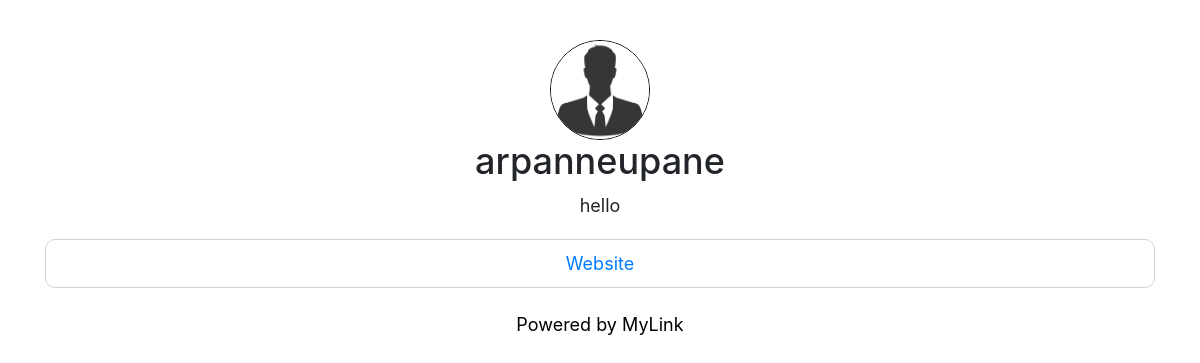
The page /arpanneupane on the database as committed earlier.
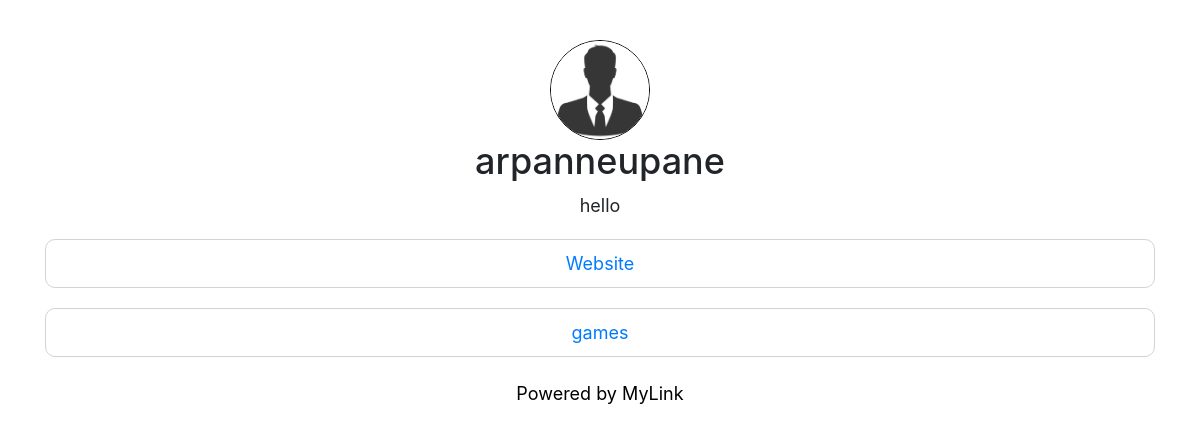
The same page on the database as committed later.
### app.py (models this page shows)
class User(db.Model, UserMixin):
    id = db.Column(db.Integer, primary_key=True)
    username = db.Column(db.String(15), unique=True, nullable=False)
    email = db.Column(db.String(50), unique=True, nullable=False)
    password = db.Column(db.String(80), nullable=False)
    bio = db.Column(db.String(300))
    profile_picture = db.Column(
        db.String(20), nullable=False, default='default.jpg')
    links = db.relationship('Link', backref='owner', lazy='dynamic')

class Link(db.Model):
    id = db.Column(db.Integer, primary_key=True)
    link = db.Column(db.String(100), nullable=False)
    link_name = db.Column(db.String(50), nullable=False)
    user_id = db.Column(db.Integer, db.ForeignKey('user.id'), nullable=False)

### app.py (the view)
@app.route('/<username>')
def view_site(username):
    user = User.query.filter_by(username=username).first_or_404()
    links = Link.query.filter_by(owner=user).all()
    return render_template('pages/site.html', title=user.username, user=user, links=links)

### templates/pages/site.html (shortened to what this page needs)
<!doctype html>
<html lang="en">
<head>
    <link rel="stylesheet" href="https://stackpath.bootstrapcdn.com/bootstrap/4.3.1/css/bootstrap.min.css"
>
</head>
<body>
    <div class="container">
        <div class="user">
            <img class='profile-picture' src="../../static/profile_pics/{{user.profile_picture}}">
            <h2>{{user.username}}</h2>
            {% if user.bio == None %}
            <p>No bio yet.</p>
            {% else %}
            <p>{{user.bio}}</p>
            {% endif %}
            <div class="links">
                {% for link in links %}
                <div class="link">
                    <a href="http://{{link.link}}" target="__blank">{{link.link_name}}</a>
                </div>
                {% endfor %}
            </div>
        </div>
        <footer>
            Powered by MyLink
        </footer>
    </div>
</body>
</html>

### templates/pages/site.html (style rules this page uses)
* { margin: 0; padding: 0; font-size: large; }
.link>a { text-decoration: none; }
.profile-picture { width: 100px; object-fit: contain; border: 1px solid black; border-radius: 50%; }
.container { display: flex; flex-direction: column; justify-content: center; margin-top: 40px; }
.user { text-align: center; }
.links { margin-top: 20px; display: flex; flex-direction: column; justify-content: center; }
.link { padding: 10px; border: 1px solid lightgray; margin-bottom: 20px; border-radius: 10px; }
footer { display: flex; padding: 3px; color: black; justify-content: center; }

Rows that differ between the two databases and show on the page:
added Link: link_name "games"
